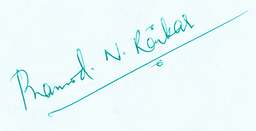
#> input picture Capstone-Website/data/genuine/002002_004.png, 256 x 131 px
$ python -i evaluate_svm.py   (imports and definitions only)
#> lines starting #> are read from the running program, lines starting #| are printed output that depends on the picture; after the words box and inside, x2 and y2 are one past the last pixel; in counts of white or black regions, pixels touching at a corner belong together
"""
evaluate_svm.py - Evaluation script for Capstone-Website SVM.

Loads model directly from model_auth.pkl (no retraining needed).
Run svm.py once first to generate model_auth.pkl, then run this.

Usage (from inside Capstone-Website/):
    python evaluate_svm.py
"""

import os
import pickle
import numpy as np
import matplotlib
# [1 line not run here, left out]
import matplotlib.pyplot as plt
import seaborn as sns

from sklearn.metrics import (
    accuracy_score, precision_score, recall_score, f1_score,
    classification_report, confusion_matrix, roc_auc_score, RocCurveDisplay
)
from sklearn.model_selection import cross_val_score, StratifiedKFold
import cv2
from skimage.morphology import skeletonize

_GENUINE_DIR = "data/genuine"
_FORGED_DIR  = "data/forged"
_MODEL_FILE  = "model_auth.pkl"


def _get_features(path):
#> called with path = 'data/genuine/002002_004.png'
    img = cv2.imread(path, cv2.IMREAD_GRAYSCALE)
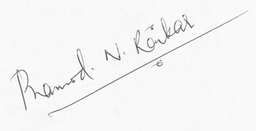
#> img: shape (131, 256); min 80, max 255, mean 245
    if img is None:
        raise ValueError(f"Cannot read: {path}")
    _, binary = cv2.threshold(img, 0, 255, cv2.THRESH_BINARY_INV + cv2.THRESH_OTSU)
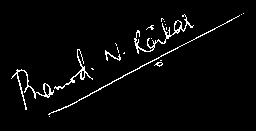
#> binary: shape (131, 256); 3.2% white in thin lines or dots, all inside (x1, y1, x2, y2) = (11, 13, 244, 117)
    dist  = cv2.distanceTransform(binary, cv2.DIST_L2, 5)
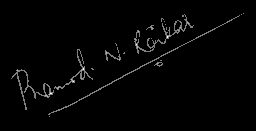
#> dist: shape (131, 256) float32; min 0, max 2, mean 0.0325; drawn with min black and max white
    sw    = dist[binary > 0]
#> sw = 1071 values, max 2 at index 235, min 1 at index 0, mean 1.02
    sw_cv = float(sw.std() / sw.mean()) if len(sw) > 0 and sw.mean() > 0 else 0.0
#> sw_cv = 0.106
    contours, _ = cv2.findContours(binary, cv2.RETR_EXTERNAL, cv2.CHAIN_APPROX_NONE)
#> contours = 20 contours, 15 with area under 20; largest, box (x1, y1, x2, y2) and area: (134, 14, 194, 54) 168, (11, 69, 54, 110) 140, (54, 49, 93, 90) 96, (48, 15, 240, 115) 80, (105, 50, 121, 61) 24
    scores = []
    for cnt in contours:
        if len(cnt) > 10:
            pts    = cnt.reshape(-1, 2).astype(float)
            diffs  = np.diff(pts, axis=0)
            angles = np.arctan2(diffs[:, 1], diffs[:, 0])
            chg    = np.abs(np.diff(angles))
            chg    = np.minimum(chg, 2 * np.pi - chg)
            scores.append(float(np.mean(chg)))
#> this loop made 20 passes
#> cnt on passes 1, 3, 5, 6, 10, 11, 12, 14, 15, 18, 20: [[49, 116]], [[91, 68], [92, 69], [93, 69], [92, 68]], [[160, 60], [161, 60]], [[124, 52], [123, 53], [124, 53]], [[115, 43], [116, 44], [116, 45], [116, 44]], [[151, 38]], [[166, 27], [166, 28], [166, 29], [166, 28]], [[165, 24]], [[164, 21]], [[241, 14]], [[243, 13]]
#> after the loop, scores = [0.511, 0.785, 0.631, 0.548, 0.97, 0.734, 0.644]
    smoothness = float(np.mean(scores)) if scores else 0.5
#> smoothness = 0.689
    n_comp  = len(contours)
#> n_comp = 20
    ink     = float(np.sum(binary > 0)) / binary.size
#> ink = 0.0319
    skeleton = skeletonize(binary > 0)
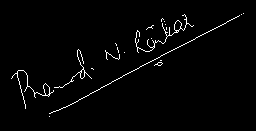
#> skeleton: shape (131, 256) bool; 2% white in thin lines or dots, all inside (x1, y1, x2, y2) = (11, 13, 244, 117)
    retrace  = float(np.sum(skeleton)) / (float(np.sum(binary > 0)) + 1e-10)
#> retrace = 0.625
    coords  = cv2.findNonZero(binary)
#> coords = contour of 1071 points, box (x1, y1, x2, y2) (11, 13, 244, 117), area 3528
    if coords is not None:
        xs     = coords[:, 0, 0]
#> xs = 1071 values, max 243 at index 0, min 11 at index 720, mean 112.3
        ys     = coords[:, 0, 1]
#> ys = 1071 values from 13 to 116
        aspect = float(xs.max() - xs.min()) / float(ys.max() - ys.min() + 1e-10)
#> aspect = 2.25
    else:
        aspect = 1.0
    return [sw_cv, smoothness, n_comp, ink, retrace, aspect]


# [96 lines left out: functions load_dataset, main, not called in this run]


# [2 lines not run here, left out]

>>> result = _get_features('data/genuine/002002_004.png')
#> result = [0.106, 0.689, 20, 0.0319, 0.625, 2.25]
